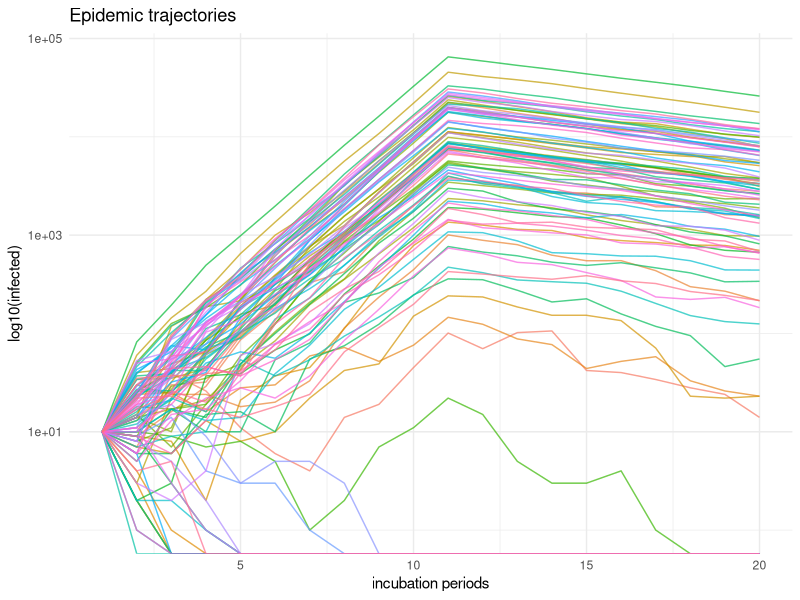
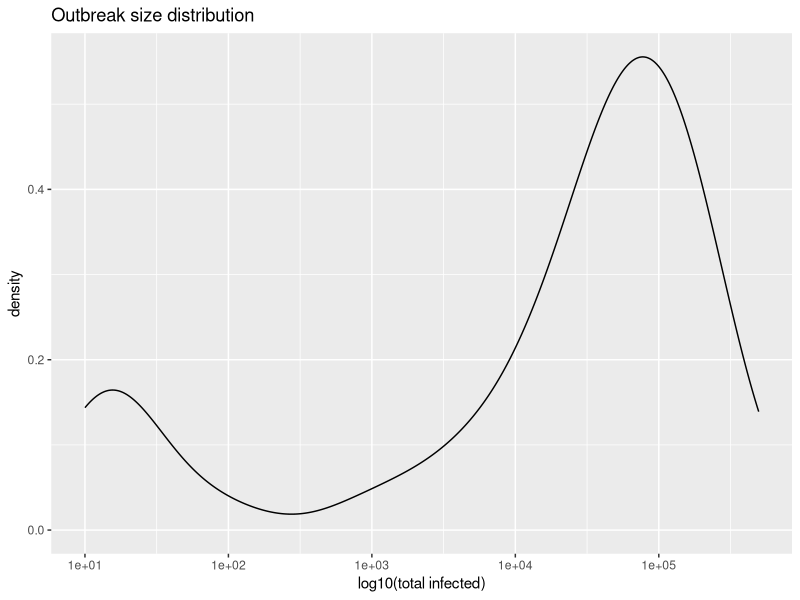
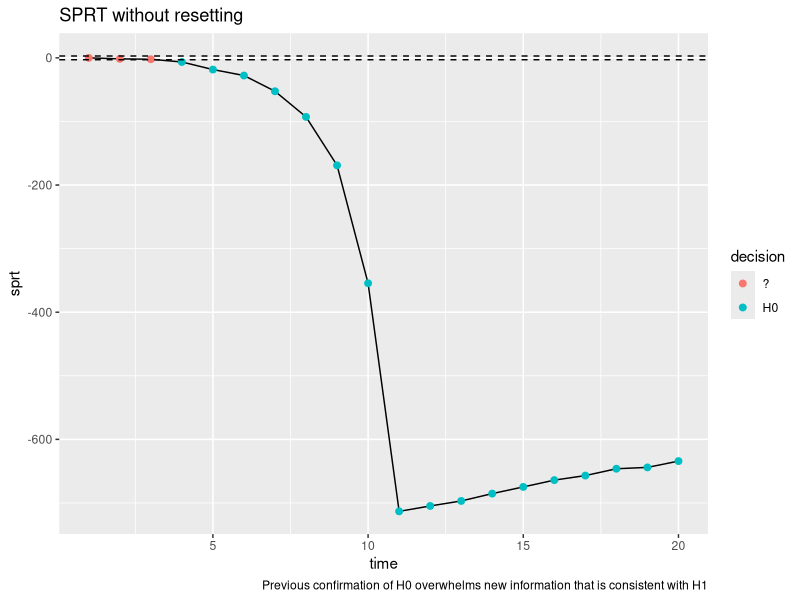
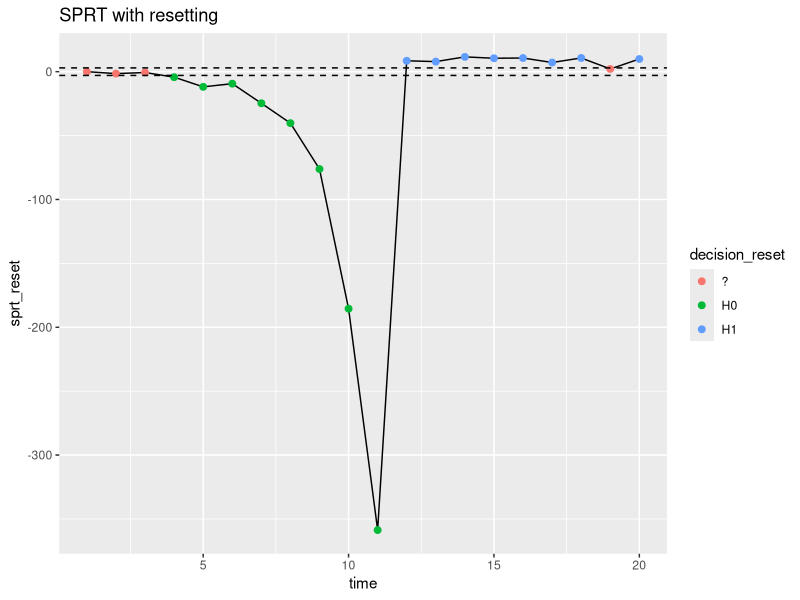
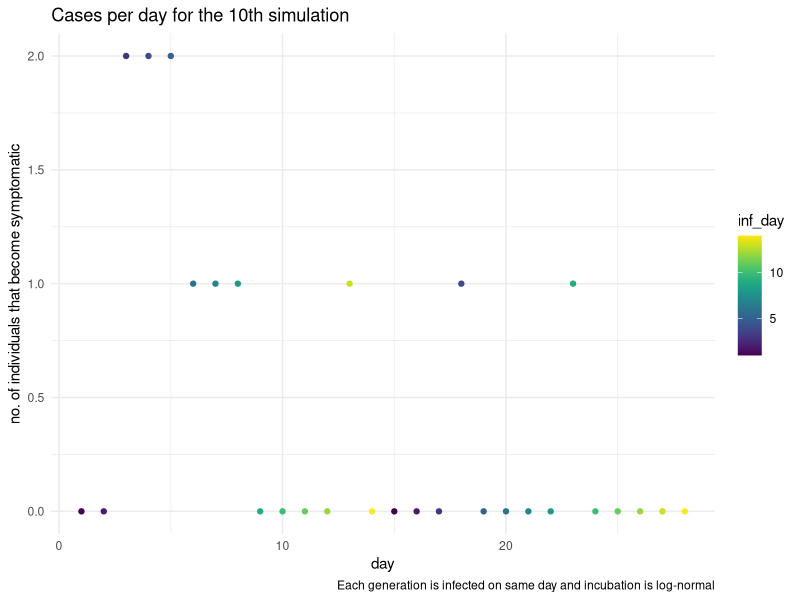
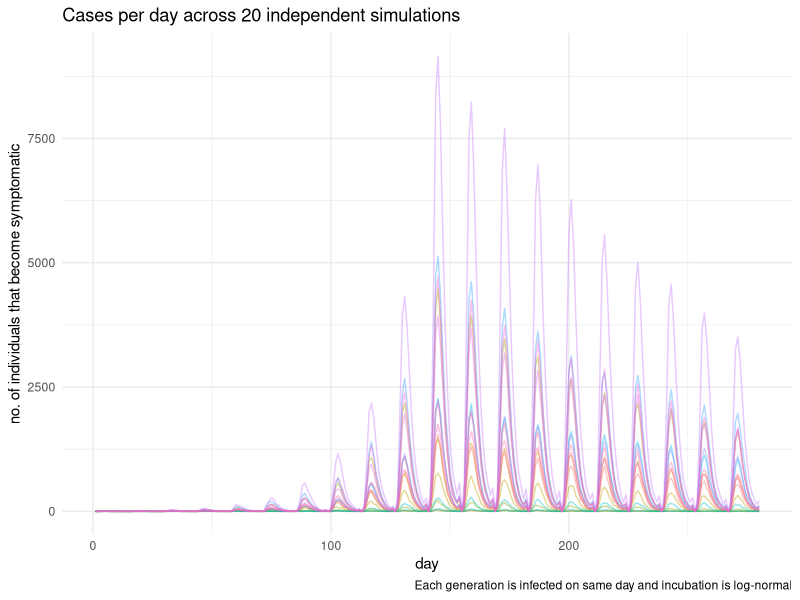

Source code (R) for these figures, in order:
## ---- chunk 1
knitr::opts_chunk$set(echo = FALSE)
library(tidyverse)
## ---- chunk 2
episim <- function (t, i_0, r0, disp, cont, nsim) {
  
  # init list to store each simulation
  out_list <- vector("list", nsim)
  
  for (k in seq_along(out_list)) {
      # initialize data frame
  out <- tibble("time" = t
                , "R0_true" = r0
                , "disp_true" = disp
                , "control" = cont
                , "infected" = i_0
                , "simulation" = k)
    # branching process simulations
  for (i in 2:length(t)) {
    out[i, "infected"] <- sum(rnbinom(n = unlist(out[i-1, "infected"]), # number infected in previous time step
                                      mu = (1 - unlist(out[i-1, "control"]))  * unlist(out[i-1, "R0_true"]), # (controlled) R
                                      size = unlist(out[i-1, "disp_true"]))) # dispersion
  }
  # save in out_list
  out_list[[k]] <- out
  }
  return(bind_rows(out_list))
}

# set params and init conds
t <- 1:20
r0 <- c(rep(2, 10), rep(0.9, 10)) # lockdown starts at t = 11
disp <- 0.16 # sars-like dispersion
i_0 <- 10
cont <- 0
n <- 100

# simulate
outbreak <- episim(t = t, i_0 = i_0, r0 = r0, disp = disp, cont = cont, nsim = n)
## ---- chunk 3
# Plot simulations
ggplot(outbreak, aes(x = time, y = infected, group = simulation, col = as.factor(simulation) )) +
  geom_line(alpha = 0.7) +
  scale_y_log10() +
  theme_minimal() +
  theme(legend.position = "none") +
  labs(title = "Epidemic trajectories"
       , y = "log10(infected)"
       , x = "incubation periods")

outbreak %>% group_by(simulation) %>% summarize(total_infected = sum(infected)) %>% 
ggplot() +
  geom_density(aes(x = total_infected) )+
  scale_x_log10() +
  labs(title = "Outbreak size distribution" 
         ,x = "log10(total infected)")

## ---- chunk 4
# if it is true that for X_i ~ NB(mu, k) iid that sum(X_i) ~ NB(sum(mu), sum(k)) then the P( x_{t+1} | x_t, theta ) is 
# dnbinom(x = x1, mu = x0 * r0, size = x0 * disp) because the X_i are iid

objfn <- function(r, x1, x0, dispersion) {
  # likelihood( x1 | x0, r, dispersion )
  dnbinom(x = x1, mu = x0*r, size = x0*dispersion)
}

mean(replicate(100, rnbinom(n = 1, mu = 10*2, size = 10*0.16)))

#  find restricted MLE under h_0 or h_1
likelihood <- function (x_prev, x_now, disp, interval = c(), guess = 1.5) {
  opt <- optim(par = guess, fn = objfn, control = list(fnscale = -1), 
      method = "Brent", lower = interval[1], upper = interval[2],
      x0 = x_prev, x1 = x_now, dispersion = disp)
  return(opt$value)
}

likelihood(x_prev = 10, x_now = 20, disp = 0.16, interval = c(1, 2.5))

## ---- chunk 5
set.seed(123)
testdf <- episim(t = t, i_0 = i_0, r0 = r0, disp = disp, cont = cont, nsim = 1)

testdf$lik0 <- NA
testdf$lik1 <- NA

for (i in 2:nrow(testdf)) {
  # observed states and known pars
  x0 <- unlist(testdf[i-1, "infected"])
  x1 <- unlist(testdf[i, "infected"])
  disp <- unlist(testdf[i-1, "disp_true"])
  
  # parameter space
  theta0 <- c(1 + 10^-6, 2.5) # acceptance
  theta1 <- c(0, 1)           # rejection
  # init guess for optim
  guess0 <- 1.5
  guess1 <- 0.5
  
  # likelihood calculation
  testdf[i,"lik0"] <- likelihood(x_prev = x0, x_now = x1, disp = disp,  # p(x_now | x_prev, disp, theta \in Theta_0)
                     interval = theta0, guess = guess0)
  testdf[i,"lik1"] <- likelihood(x_prev = x0, x_now = x1, disp = disp,  # p(x_now | x_prev, disp, theta \in Theta_1)
                     interval = theta1, guess = guess1)
}
 
test_sprt <- testdf %>%
  mutate(sr = log(lik1/lik0) ,
         sr = ifelse(is.na(sr), 0, sr),
         sprt = cumsum(sr),
         a = log( (1 - 0.05)/ 0.05),
         b = log(0.05/(1 - 0.05)),
         decision = case_when(sprt <= a & sprt >= b ~"?",
                              sprt > a ~ "H1",
                              sprt < b ~ "H0"))

sprt_reset <- vector("numeric", length = nrow(test_sprt))
decision_reset <- vector("character", length = nrow(test_sprt))

sr <- test_sprt$sr
a <- unique(test_sprt$a)
b <- unique(test_sprt$b)
  
sprt_reset[1] <- 0
decision_reset[1] <- "?"

for (i in 2:nrow(test_sprt)) {
  
  # if no decision has been made, update SPRT
  # otherwise, reset the SPRT
  ifelse(decision_reset[i] == "?",
         sprt_reset[i] <- sprt_reset[i-1] + sr[i],
         sprt_reset[i] <- sr[i])
  
  # if SPRT has crossed bounds, make decision
  # otherwise continue sampling
  ifelse(sprt_reset[i] < b
         ,{decision_reset[i] <- "H0"}#; sprt_reset[i+1] <- sr[i+1]; next}
         ,ifelse(sprt_reset[i] > a
                 ,{decision_reset[i] <- "H1"}#; sprt_reset[i+1] <- sr[i+1]; next}
                 ,{decision_reset[i] <- "?"})
         )
}

test_sprt$sprt_reset <- sprt_reset
test_sprt$decision_reset <- decision_reset

test_sprt
## ---- chunk 6
test_sprt %>%
  ggplot() +
  geom_line(aes(x = time, y = sprt)) +
  geom_point(aes(x = time, y = sprt, col = decision), size = 2) +
  geom_hline(aes(yintercept = a), linetype = "dashed") +
  geom_hline(aes(yintercept = b), linetype = "dashed") +
  labs(title = "SPRT without resetting",
       caption = "Previous confirmation of H0 overwhelms new information that is consistent with H1")

test_sprt %>%
  ggplot() +
  geom_line(aes(x = time, y = sprt_reset)) +
  geom_point(aes(x = time, y = sprt_reset, col = decision_reset), size = 2) +
  geom_hline(aes(yintercept = a), linetype = "dashed") +
  geom_hline(aes(yintercept = b), linetype = "dashed") +
  labs(title = "SPRT with resetting")
## ---- chunk 7
# simulate onset time of infectiousness
outbreak_inc <- outbreak %>% 
  filter(simulation %in% 1:20) %>% # only do first 20 since the per_day and df calculations can take a while (setup dependency/cache later)
  rowwise() %>%
  mutate(inf_day = list(rlnorm(n = infected, meanlog = 1.621, sdlog = 0.418)) ) %>%
  # ok to truncate at 14 days since 
  # plnorm(q = 14, meanlog = 1.621, sdlog = 0.418) # = 0.992
  # summarize(max_incubation = sum(inf_day > 14)/infected) # at most ~ 1 % individuals ever have incubation times > 14 days
  mutate(inf_day = list((ceiling(inf_day))),
         inf_day = list(ifelse(inf_day > 14, 14, inf_day)))

# get number that were infected on day \in 1:14 in each time period  
per_day <-
  outbreak_inc %>% unnest(cols = c(inf_day)) %>%
  group_by(time, simulation) %>%
  count(inf_day) 

df <-
  per_day %>% complete(nesting(inf_day = 1:14), fill = list(n = 0)) %>%
  group_by(simulation) %>% mutate(day = row_number())
## ---- chunk 8
filter(df, simulation == 10) %>%
ggplot(aes(x = day, y = n, col = inf_day)) +
  geom_point() + viridis::scale_color_viridis() +
  labs(title = "Cases per day for the 10th simulation",
       caption = "Each generation is infected on same day and incubation is log-normal",
       y = "no. of individuals that become symptomatic") +
  theme_minimal()

ggplot(df, aes(x = day, y = n, group = simulation, col = as.factor(simulation))) +
  geom_line(alpha = 0.4) +
  labs(title = "Cases per day across 20 independent simulations",
       caption = "Each generation is infected on same day and incubation is log-normal",
       y = "no. of individuals that become symptomatic") +
  theme_minimal() +
  theme(legend.position = "none")
  
